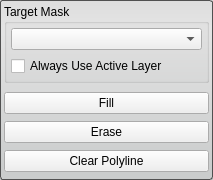
<?xml version="1.0" encoding="UTF-8"?>
<ui version="4.0">
 <class>PolylineToolInterface</class>
 <widget class="QWidget" name="PolylineToolInterface">
  <property name="geometry">
   <rect>
    <x>0</x>
    <y>0</y>
    <width>213</width>
    <height>180</height>
   </rect>
  </property>
  <property name="sizePolicy">
   <sizepolicy hsizetype="MinimumExpanding" vsizetype="Fixed">
    <horstretch>1</horstretch>
    <verstretch>0</verstretch>
   </sizepolicy>
  </property>
  <property name="minimumSize">
   <size>
    <width>213</width>
    <height>158</height>
   </size>
  </property>
  <property name="maximumSize">
   <size>
    <width>16777215</width>
    <height>16777215</height>
   </size>
  </property>
  <property name="windowTitle">
   <string>Polyline Tool</string>
  </property>
  <property name="styleSheet">
   <string notr="true">QWidget#PolylineToolInterface{
	border-radius: 3px;
	border: 1px solid rgb(80, 80,80);
	background-color: qlineargradient(spread:pad, x1:0.5, y1:0, x2:0.5, y2:0.960227, stop:0 rgba(221, 221, 221, 255), stop:0.155779 rgba(228, 228, 228, 255), stop:1 rgba(202, 204, 204, 255));      
}</string>
  </property>
  <layout class="QVBoxLayout" name="verticalLayout_2">
   <property name="spacing">
    <number>2</number>
   </property>
   <property name="margin">
    <number>4</number>
   </property>
   <item>
    <widget class="QGroupBox" name="target_groupbox_">
     <property name="title">
      <string>Target Mask</string>
     </property>
     <layout class="QVBoxLayout" name="verticalLayout_4">
      <property name="margin">
       <number>4</number>
      </property>
      <item>
       <widget class="QComboBox" name="target_mask_">
        <property name="sizePolicy">
         <sizepolicy hsizetype="Ignored" vsizetype="Fixed">
          <horstretch>0</horstretch>
          <verstretch>0</verstretch>
         </sizepolicy>
        </property>
       </widget>
      </item>
      <item>
       <widget class="QWidget" name="widget_2" native="true">
        <property name="minimumSize">
         <size>
          <width>0</width>
          <height>20</height>
         </size>
        </property>
        <layout class="QHBoxLayout" name="horizontalLayout">
         <property name="spacing">
          <number>0</number>
         </property>
         <property name="margin">
          <number>0</number>
         </property>
         <item>
          <widget class="QCheckBox" name="use_active_layer_">
           <property name="text">
            <string>Always Use Active Layer</string>
           </property>
          </widget>
         </item>
        </layout>
       </widget>
      </item>
     </layout>
    </widget>
   </item>
   <item>
    <widget class="QWidget" name="widget" native="true">
     <property name="minimumSize">
      <size>
       <width>0</width>
       <height>96</height>
      </size>
     </property>
     <property name="maximumSize">
      <size>
       <width>16777215</width>
       <height>96</height>
      </size>
     </property>
     <layout class="QVBoxLayout" name="verticalLayout">
      <property name="spacing">
       <number>0</number>
      </property>
      <property name="margin">
       <number>0</number>
      </property>
      <item>
       <widget class="QPushButton" name="fill_button_">
        <property name="toolTip">
         <string>Flip across the axial plain</string>
        </property>
        <property name="text">
         <string>Fill</string>
        </property>
       </widget>
      </item>
      <item>
       <widget class="QPushButton" name="erase_button_">
        <property name="toolTip">
         <string>Flip across the coronal plain</string>
        </property>
        <property name="text">
         <string>Erase</string>
        </property>
       </widget>
      </item>
      <item>
       <widget class="QPushButton" name="clear_button_">
        <property name="text">
         <string>Clear Polyline</string>
        </property>
       </widget>
      </item>
     </layout>
    </widget>
   </item>
  </layout>
 </widget>
 <resources/>
 <connections/>
</ui>
